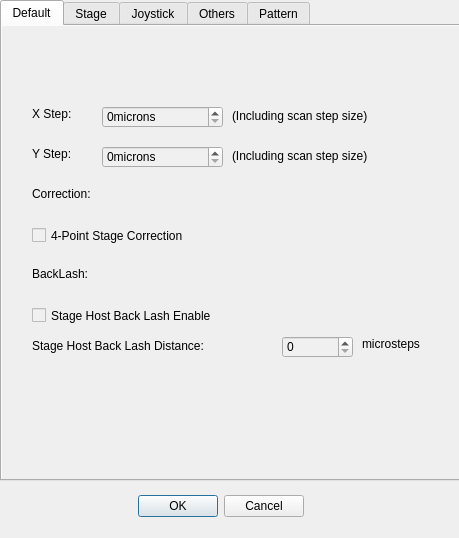
<?xml version="1.0" encoding="UTF-8"?>
<ui version="4.0">
 <class>Dialog</class>
 <widget class="QDialog" name="Dialog">
  <property name="geometry">
   <rect>
    <x>0</x>
    <y>0</y>
    <width>459</width>
    <height>538</height>
   </rect>
  </property>
  <property name="windowTitle">
   <string>Prior</string>
  </property>
  <property name="modal">
   <bool>true</bool>
  </property>
  <widget class="QDialogButtonBox" name="buttonBox">
   <property name="geometry">
    <rect>
     <x>120</x>
     <y>490</y>
     <width>201</width>
     <height>32</height>
    </rect>
   </property>
   <property name="orientation">
    <enum>Qt::Horizontal</enum>
   </property>
   <property name="standardButtons">
    <set>QDialogButtonBox::Cancel|QDialogButtonBox::Ok</set>
   </property>
   <property name="centerButtons">
    <bool>true</bool>
   </property>
  </widget>
  <widget class="QTabWidget" name="tabWidget">
   <property name="geometry">
    <rect>
     <x>0</x>
     <y>0</y>
     <width>461</width>
     <height>481</height>
    </rect>
   </property>
   <property name="palette">
    <palette>
     <active>
      <colorrole role="Light">
       <brush brushstyle="SolidPattern">
        <color alpha="255">
         <red>240</red>
         <green>240</green>
         <blue>240</blue>
        </color>
       </brush>
      </colorrole>
      <colorrole role="Base">
       <brush brushstyle="SolidPattern">
        <color alpha="255">
         <red>240</red>
         <green>240</green>
         <blue>240</blue>
        </color>
       </brush>
      </colorrole>
     </active>
     <inactive>
      <colorrole role="Light">
       <brush brushstyle="SolidPattern">
        <color alpha="255">
         <red>240</red>
         <green>240</green>
         <blue>240</blue>
        </color>
       </brush>
      </colorrole>
      <colorrole role="Base">
       <brush brushstyle="SolidPattern">
        <color alpha="255">
         <red>240</red>
         <green>240</green>
         <blue>240</blue>
        </color>
       </brush>
      </colorrole>
     </inactive>
     <disabled>
      <colorrole role="Light">
       <brush brushstyle="SolidPattern">
        <color alpha="255">
         <red>240</red>
         <green>240</green>
         <blue>240</blue>
        </color>
       </brush>
      </colorrole>
      <colorrole role="Base">
       <brush brushstyle="SolidPattern">
        <color alpha="255">
         <red>240</red>
         <green>240</green>
         <blue>240</blue>
        </color>
       </brush>
      </colorrole>
     </disabled>
    </palette>
   </property>
   <property name="focusPolicy">
    <enum>Qt::NoFocus</enum>
   </property>
   <property name="autoFillBackground">
    <bool>false</bool>
   </property>
   <property name="tabShape">
    <enum>QTabWidget::Rounded</enum>
   </property>
   <property name="currentIndex">
    <number>0</number>
   </property>
   <property name="tabBarAutoHide">
    <bool>false</bool>
   </property>
   <widget class="QWidget" name="default_param">
    <property name="autoFillBackground">
     <bool>true</bool>
    </property>
    <attribute name="title">
     <string>Default</string>
    </attribute>
    <widget class="QLabel" name="label_11">
     <property name="geometry">
      <rect>
       <x>30</x>
       <y>80</y>
       <width>91</width>
       <height>16</height>
      </rect>
     </property>
     <property name="text">
      <string>X Step:</string>
     </property>
    </widget>
    <widget class="QSpinBox" name="stepSizeX">
     <property name="geometry">
      <rect>
       <x>100</x>
       <y>80</y>
       <width>121</width>
       <height>22</height>
      </rect>
     </property>
     <property name="suffix">
      <string>microns</string>
     </property>
     <property name="maximum">
      <number>1000</number>
     </property>
    </widget>
    <widget class="QLabel" name="label_12">
     <property name="geometry">
      <rect>
       <x>230</x>
       <y>80</y>
       <width>211</width>
       <height>20</height>
      </rect>
     </property>
     <property name="text">
      <string>(Including scan step size)</string>
     </property>
    </widget>
    <widget class="QLabel" name="label_13">
     <property name="geometry">
      <rect>
       <x>30</x>
       <y>120</y>
       <width>91</width>
       <height>16</height>
      </rect>
     </property>
     <property name="text">
      <string>Y Step:</string>
     </property>
    </widget>
    <widget class="QSpinBox" name="stepSizeY">
     <property name="geometry">
      <rect>
       <x>100</x>
       <y>120</y>
       <width>121</width>
       <height>22</height>
      </rect>
     </property>
     <property name="suffix">
      <string>microns</string>
     </property>
     <property name="maximum">
      <number>1000</number>
     </property>
    </widget>
    <widget class="QLabel" name="label_15">
     <property name="geometry">
      <rect>
       <x>30</x>
       <y>160</y>
       <width>101</width>
       <height>16</height>
      </rect>
     </property>
     <property name="text">
      <string>Correction:</string>
     </property>
    </widget>
    <widget class="QCheckBox" name="correction4P">
     <property name="geometry">
      <rect>
       <x>30</x>
       <y>200</y>
       <width>281</width>
       <height>19</height>
      </rect>
     </property>
     <property name="text">
      <string>4-Point Stage Correction</string>
     </property>
    </widget>
    <widget class="QLabel" name="label_16">
     <property name="geometry">
      <rect>
       <x>30</x>
       <y>240</y>
       <width>72</width>
       <height>15</height>
      </rect>
     </property>
     <property name="text">
      <string>BackLash:</string>
     </property>
    </widget>
    <widget class="QCheckBox" name="HBLenable">
     <property name="geometry">
      <rect>
       <x>30</x>
       <y>280</y>
       <width>261</width>
       <height>19</height>
      </rect>
     </property>
     <property name="text">
      <string>Stage Host Back Lash Enable</string>
     </property>
    </widget>
    <widget class="QLabel" name="label_17">
     <property name="geometry">
      <rect>
       <x>30</x>
       <y>310</y>
       <width>251</width>
       <height>20</height>
      </rect>
     </property>
     <property name="text">
      <string>Stage Host Back Lash Distance:</string>
     </property>
    </widget>
    <widget class="QSpinBox" name="HBLD">
     <property name="geometry">
      <rect>
       <x>280</x>
       <y>310</y>
       <width>71</width>
       <height>22</height>
      </rect>
     </property>
     <property name="maximum">
      <number>250</number>
     </property>
    </widget>
    <widget class="QLabel" name="label_18">
     <property name="geometry">
      <rect>
       <x>360</x>
       <y>310</y>
       <width>81</width>
       <height>16</height>
      </rect>
     </property>
     <property name="text">
      <string>microsteps</string>
     </property>
    </widget>
    <widget class="QLabel" name="label_14">
     <property name="geometry">
      <rect>
       <x>230</x>
       <y>120</y>
       <width>211</width>
       <height>20</height>
      </rect>
     </property>
     <property name="text">
      <string>(Including scan step size)</string>
     </property>
    </widget>
   </widget>
   <widget class="QWidget" name="stage">
    <property name="autoFillBackground">
     <bool>true</bool>
    </property>
    <attribute name="title">
     <string>Stage</string>
    </attribute>
    <widget class="QLabel" name="label_2">
     <property name="geometry">
      <rect>
       <x>30</x>
       <y>100</y>
       <width>72</width>
       <height>15</height>
      </rect>
     </property>
     <property name="text">
      <string>Speed:</string>
     </property>
    </widget>
    <widget class="QSpinBox" name="speed">
     <property name="geometry">
      <rect>
       <x>90</x>
       <y>100</y>
       <width>91</width>
       <height>22</height>
      </rect>
     </property>
     <property name="maximum">
      <number>10000</number>
     </property>
    </widget>
    <widget class="QLabel" name="label_3">
     <property name="geometry">
      <rect>
       <x>190</x>
       <y>100</y>
       <width>72</width>
       <height>15</height>
      </rect>
     </property>
     <property name="text">
      <string>microns/s</string>
     </property>
    </widget>
    <widget class="QLabel" name="label_4">
     <property name="geometry">
      <rect>
       <x>30</x>
       <y>150</y>
       <width>101</width>
       <height>16</height>
      </rect>
     </property>
     <property name="text">
      <string>Acceleration:</string>
     </property>
    </widget>
    <widget class="QSpinBox" name="acceleteation">
     <property name="geometry">
      <rect>
       <x>140</x>
       <y>150</y>
       <width>91</width>
       <height>22</height>
      </rect>
     </property>
     <property name="maximum">
      <number>28560</number>
     </property>
    </widget>
    <widget class="QLabel" name="label_5">
     <property name="geometry">
      <rect>
       <x>250</x>
       <y>150</y>
       <width>101</width>
       <height>16</height>
      </rect>
     </property>
     <property name="text">
      <string>microns/s/s</string>
     </property>
    </widget>
    <widget class="QLabel" name="label_6">
     <property name="geometry">
      <rect>
       <x>30</x>
       <y>200</y>
       <width>101</width>
       <height>16</height>
      </rect>
     </property>
     <property name="text">
      <string>Curve:</string>
     </property>
    </widget>
    <widget class="QSpinBox" name="curve">
     <property name="geometry">
      <rect>
       <x>90</x>
       <y>200</y>
       <width>91</width>
       <height>22</height>
      </rect>
     </property>
     <property name="maximum">
      <number>1000</number>
     </property>
    </widget>
    <widget class="QLabel" name="label_7">
     <property name="geometry">
      <rect>
       <x>200</x>
       <y>200</y>
       <width>121</width>
       <height>16</height>
      </rect>
     </property>
     <property name="text">
      <string>microns/s/s/s</string>
     </property>
    </widget>
    <widget class="QLabel" name="label_8">
     <property name="geometry">
      <rect>
       <x>50</x>
       <y>310</y>
       <width>51</width>
       <height>51</height>
      </rect>
     </property>
     <property name="text">
      <string/>
     </property>
     <property name="pixmap">
      <pixmap>icons/warning_fill.png</pixmap>
     </property>
     <property name="scaledContents">
      <bool>true</bool>
     </property>
    </widget>
    <widget class="QLabel" name="label_9">
     <property name="geometry">
      <rect>
       <x>110</x>
       <y>300</y>
       <width>451</width>
       <height>61</height>
      </rect>
     </property>
     <property name="text">
      <string>Stage may stop working 
under certain setup conditions</string>
     </property>
    </widget>
   </widget>
   <widget class="QWidget" name="joystick">
    <property name="autoFillBackground">
     <bool>true</bool>
    </property>
    <attribute name="title">
     <string>Joystick</string>
    </attribute>
    <widget class="QLabel" name="label">
     <property name="geometry">
      <rect>
       <x>30</x>
       <y>70</y>
       <width>181</width>
       <height>16</height>
      </rect>
     </property>
     <property name="text">
      <string>Joystick Speed</string>
     </property>
    </widget>
    <widget class="QSpinBox" name="joySpeed">
     <property name="geometry">
      <rect>
       <x>150</x>
       <y>70</y>
       <width>91</width>
       <height>22</height>
      </rect>
     </property>
     <property name="suffix">
      <string>%</string>
     </property>
     <property name="prefix">
      <string/>
     </property>
     <property name="maximum">
      <number>100</number>
     </property>
    </widget>
    <widget class="QCheckBox" name="joyXrever">
     <property name="geometry">
      <rect>
       <x>30</x>
       <y>110</y>
       <width>181</width>
       <height>19</height>
      </rect>
     </property>
     <property name="text">
      <string>Joy X reverse</string>
     </property>
    </widget>
    <widget class="QCheckBox" name="joyYrever">
     <property name="geometry">
      <rect>
       <x>30</x>
       <y>150</y>
       <width>181</width>
       <height>19</height>
      </rect>
     </property>
     <property name="text">
      <string>Joy Y reverse</string>
     </property>
    </widget>
    <widget class="QCheckBox" name="HostXrever">
     <property name="geometry">
      <rect>
       <x>30</x>
       <y>190</y>
       <width>171</width>
       <height>19</height>
      </rect>
     </property>
     <property name="text">
      <string>Host X reverse</string>
     </property>
    </widget>
    <widget class="QCheckBox" name="HostYrever">
     <property name="geometry">
      <rect>
       <x>30</x>
       <y>230</y>
       <width>141</width>
       <height>19</height>
      </rect>
     </property>
     <property name="text">
      <string>Host Y reverse</string>
     </property>
    </widget>
    <widget class="QCheckBox" name="joystickEnable">
     <property name="geometry">
      <rect>
       <x>30</x>
       <y>270</y>
       <width>161</width>
       <height>19</height>
      </rect>
     </property>
     <property name="text">
      <string>Joystick enable</string>
     </property>
    </widget>
   </widget>
   <widget class="QWidget" name="others">
    <property name="autoFillBackground">
     <bool>true</bool>
    </property>
    <attribute name="title">
     <string>Others</string>
    </attribute>
    <widget class="QLabel" name="label_19">
     <property name="geometry">
      <rect>
       <x>40</x>
       <y>20</y>
       <width>101</width>
       <height>16</height>
      </rect>
     </property>
     <property name="text">
      <string>Stage Params</string>
     </property>
    </widget>
    <widget class="QLineEdit" name="Description">
     <property name="geometry">
      <rect>
       <x>40</x>
       <y>50</y>
       <width>113</width>
       <height>21</height>
      </rect>
     </property>
     <property name="text">
      <string>USER</string>
     </property>
    </widget>
    <widget class="QLabel" name="label_20">
     <property name="geometry">
      <rect>
       <x>170</x>
       <y>50</y>
       <width>101</width>
       <height>16</height>
      </rect>
     </property>
     <property name="text">
      <string>Description</string>
     </property>
    </widget>
    <widget class="QLineEdit" name="Xtravel">
     <property name="geometry">
      <rect>
       <x>40</x>
       <y>90</y>
       <width>113</width>
       <height>21</height>
      </rect>
     </property>
     <property name="text">
      <string>114</string>
     </property>
    </widget>
    <widget class="QLabel" name="label_21">
     <property name="geometry">
      <rect>
       <x>170</x>
       <y>90</y>
       <width>101</width>
       <height>16</height>
      </rect>
     </property>
     <property name="text">
      <string>X Travel(mm)</string>
     </property>
    </widget>
    <widget class="QLineEdit" name="Ytravel">
     <property name="geometry">
      <rect>
       <x>40</x>
       <y>130</y>
       <width>113</width>
       <height>21</height>
      </rect>
     </property>
     <property name="text">
      <string>75</string>
     </property>
    </widget>
    <widget class="QLabel" name="label_22">
     <property name="geometry">
      <rect>
       <x>170</x>
       <y>130</y>
       <width>101</width>
       <height>16</height>
      </rect>
     </property>
     <property name="text">
      <string>Y Travel(mm)</string>
     </property>
    </widget>
    <widget class="QLabel" name="label_23">
     <property name="geometry">
      <rect>
       <x>170</x>
       <y>170</y>
       <width>151</width>
       <height>16</height>
      </rect>
     </property>
     <property name="text">
      <string>Micro Steps/micron</string>
     </property>
    </widget>
    <widget class="QLabel" name="label_24">
     <property name="geometry">
      <rect>
       <x>40</x>
       <y>250</y>
       <width>101</width>
       <height>16</height>
      </rect>
     </property>
     <property name="text">
      <string>Encoder</string>
     </property>
    </widget>
    <widget class="QCheckBox" name="encoderEnable">
     <property name="geometry">
      <rect>
       <x>40</x>
       <y>280</y>
       <width>201</width>
       <height>19</height>
      </rect>
     </property>
     <property name="text">
      <string>Stage Encoder Enable</string>
     </property>
    </widget>
    <widget class="QSpinBox" name="microStep">
     <property name="geometry">
      <rect>
       <x>40</x>
       <y>170</y>
       <width>111</width>
       <height>22</height>
      </rect>
     </property>
     <property name="maximum">
      <number>250</number>
     </property>
    </widget>
   </widget>
   <widget class="QWidget" name="Pattern">
    <attribute name="title">
     <string>Pattern</string>
    </attribute>
    <widget class="QLabel" name="label_10">
     <property name="geometry">
      <rect>
       <x>130</x>
       <y>30</y>
       <width>119</width>
       <height>31</height>
      </rect>
     </property>
     <property name="text">
      <string>Type:Snake</string>
     </property>
    </widget>
    <widget class="QLabel" name="label_25">
     <property name="geometry">
      <rect>
       <x>130</x>
       <y>80</y>
       <width>81</width>
       <height>21</height>
      </rect>
     </property>
     <property name="text">
      <string>X Fields:</string>
     </property>
    </widget>
    <widget class="QLabel" name="label_26">
     <property name="geometry">
      <rect>
       <x>130</x>
       <y>120</y>
       <width>81</width>
       <height>31</height>
      </rect>
     </property>
     <property name="text">
      <string>Y Fields:</string>
     </property>
    </widget>
    <widget class="QLabel" name="label_29">
     <property name="geometry">
      <rect>
       <x>90</x>
       <y>170</y>
       <width>119</width>
       <height>41</height>
      </rect>
     </property>
     <property name="text">
      <string>Time interval:</string>
     </property>
    </widget>
    <widget class="QLabel" name="label_30">
     <property name="geometry">
      <rect>
       <x>140</x>
       <y>220</y>
       <width>71</width>
       <height>41</height>
      </rect>
     </property>
     <property name="text">
      <string>Repeats:</string>
     </property>
    </widget>
    <widget class="QSpinBox" name="xFields">
     <property name="geometry">
      <rect>
       <x>220</x>
       <y>80</y>
       <width>46</width>
       <height>22</height>
      </rect>
     </property>
    </widget>
    <widget class="QSpinBox" name="yFields">
     <property name="geometry">
      <rect>
       <x>220</x>
       <y>130</y>
       <width>46</width>
       <height>22</height>
      </rect>
     </property>
    </widget>
    <widget class="QSpinBox" name="repeat">
     <property name="geometry">
      <rect>
       <x>220</x>
       <y>230</y>
       <width>46</width>
       <height>22</height>
      </rect>
     </property>
     <property name="maximum">
      <number>10</number>
     </property>
    </widget>
    <widget class="QDoubleSpinBox" name="timeInter">
     <property name="geometry">
      <rect>
       <x>220</x>
       <y>180</y>
       <width>70</width>
       <height>22</height>
      </rect>
     </property>
     <property name="suffix">
      <string>s</string>
     </property>
     <property name="decimals">
      <number>1</number>
     </property>
     <property name="minimum">
      <double>0.500000000000000</double>
     </property>
     <property name="maximum">
      <double>10.000000000000000</double>
     </property>
     <property name="singleStep">
      <double>0.100000000000000</double>
     </property>
    </widget>
   </widget>
  </widget>
 </widget>
 <resources/>
 <connections>
  <connection>
   <sender>buttonBox</sender>
   <signal>accepted()</signal>
   <receiver>Dialog</receiver>
   <slot>accept()</slot>
   <hints>
    <hint type="sourcelabel">
     <x>248</x>
     <y>254</y>
    </hint>
    <hint type="destinationlabel">
     <x>157</x>
     <y>274</y>
    </hint>
   </hints>
  </connection>
  <connection>
   <sender>buttonBox</sender>
   <signal>rejected()</signal>
   <receiver>Dialog</receiver>
   <slot>reject()</slot>
   <hints>
    <hint type="sourcelabel">
     <x>316</x>
     <y>260</y>
    </hint>
    <hint type="destinationlabel">
     <x>286</x>
     <y>274</y>
    </hint>
   </hints>
  </connection>
 </connections>
</ui>
